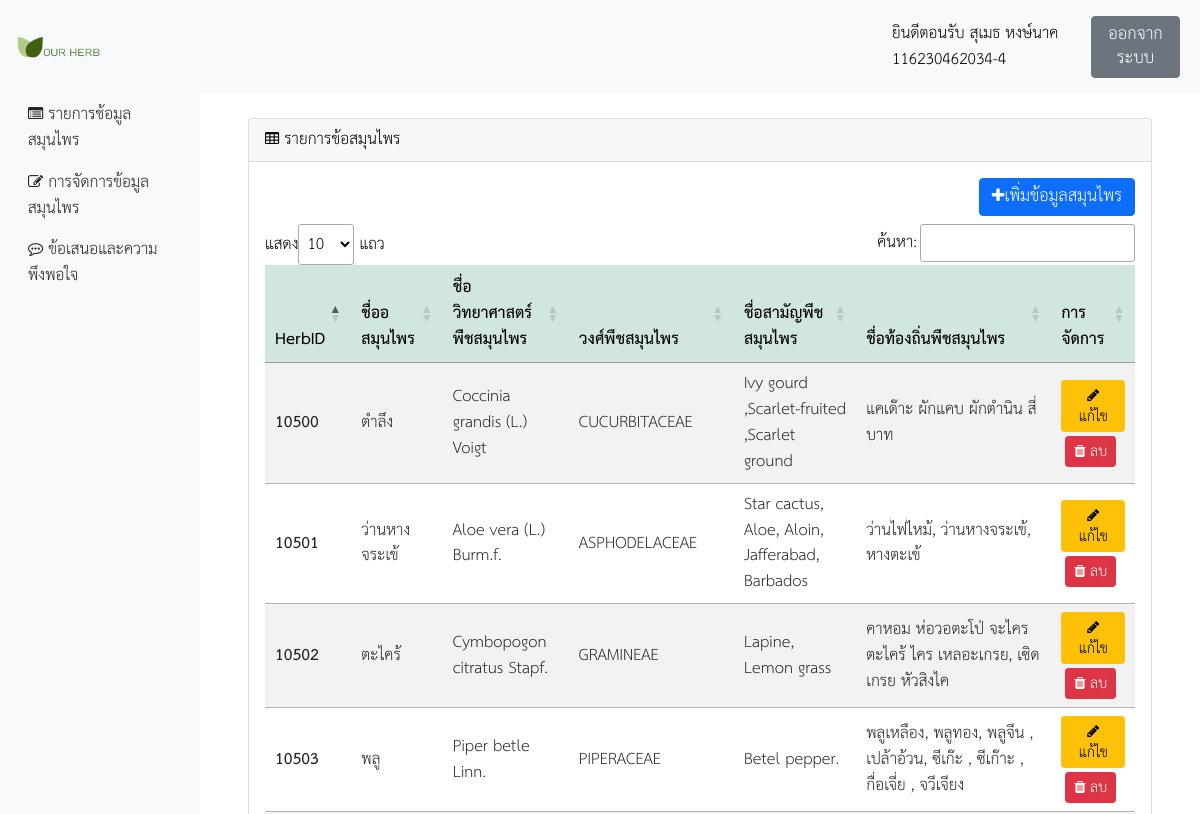
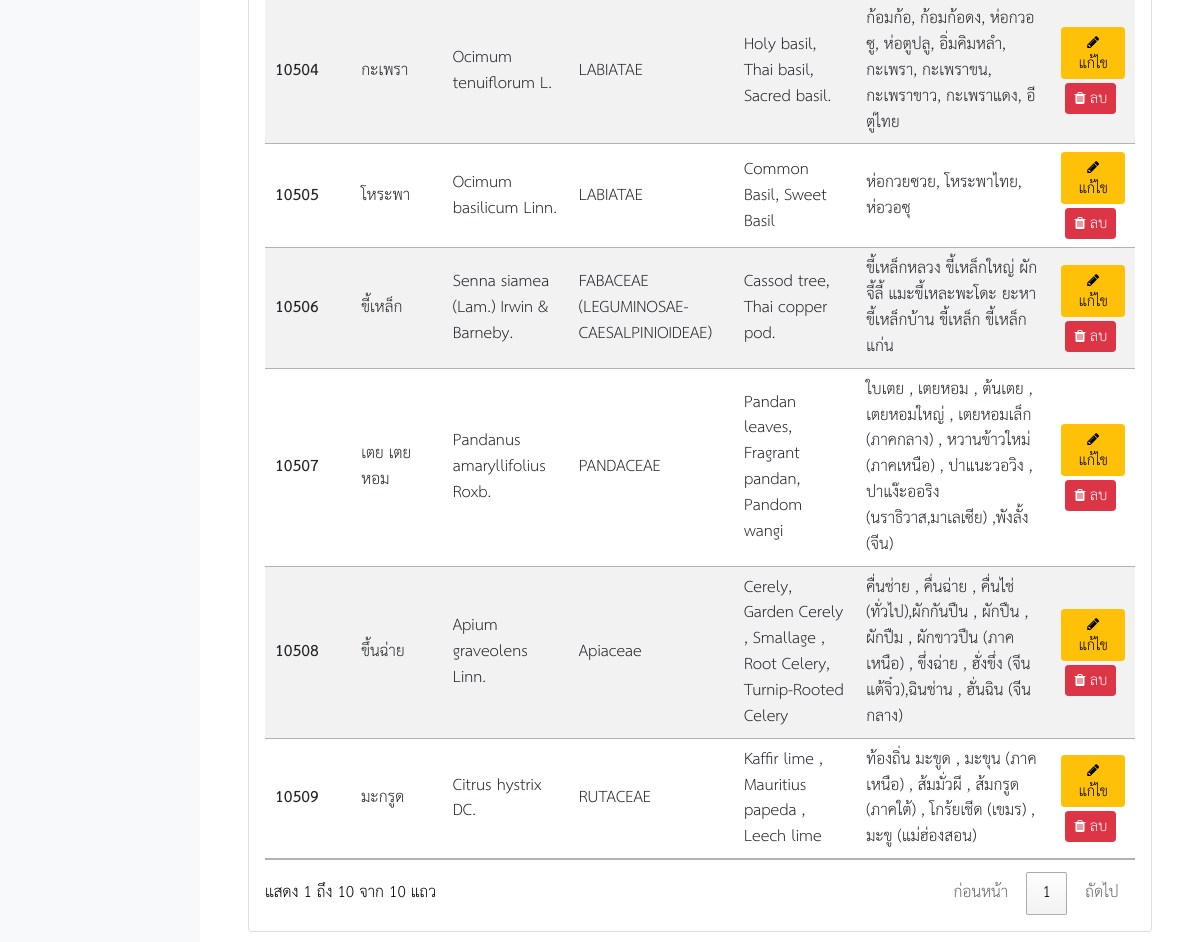
Screenshot of /backup/devPDO/index.php (signed in) with the database file from the repository (2 pictures, top to bottom).
### tables this page shows
CREATE TABLE `herbname` (
  `herbID` int(11) NOT NULL,
  `nameShow` varchar(100) DEFAULT '',
  `herbImg` varchar(255) DEFAULT '',
  `scienceName` varchar(255) DEFAULT '',
  `familyHerb` varchar(255) DEFAULT '',
  `commonName` varchar(255) DEFAULT '',
  `localName` varchar(255) DEFAULT '',
  `created_at` timestamp NOT NULL DEFAULT current_timestamp()
);

### backup/devPDO/index.php (the view, shortened to what this page needs)
<!DOCTYPE html>
<html lang="en">
<head>
    <link rel="stylesheet" href="../bootstrap/css/bootstrap.min.css">
    <link rel="stylesheet" href="https://stackpath.bootstrapcdn.com/font-awesome/4.7.0/css/font-awesome.min.css">
    <link rel="stylesheet" href="https://cdn.datatables.net/1.11.3/css/jquery.dataTables.min.css">
    <link rel="stylesheet" href="../bootstrap/css/font.css">
    <link rel="stylesheet" href="../../herb/bootstrap/css/style.css">
</head>
<body>
    <?php require_once('../dev/db.php');?>
    <nav class="navbar navbar-light bg-light p-3">
        <div class="d-flex col-12 col-md-3 col-lg-2 mb-2 mb-lg-0 flex-wrap flex-md-nowrap justify-content-between">
            <img src="../img/web/LOGO_ourherb.png" alt="logoOURHERB"  width="45%" height="45%">
        </div>
        <?php
        if (isset($_SESSION['admin_login'])) { ?>
        <div class="col-12 col-md-5 col-lg-3 d-flex align-items-center justify-content-sm-center mt-3 mt-md-0">
            <span>ยินดีตอนรับ <?php echo $_SESSION['admin_login'];?></span>
            <a href="./logout.php" class="btn btn-secondary mx-1">ออกจากระบบ</a>
        </div>
        <?php }  ?>
    </nav>
    <div class="container-fluid">
        <div class="row">
        <nav id="sidebar" class="col-md-3 col-lg-2 d-md-block bg-light sidebar collapse">
                <div class="position-sticky">
                    <ul class="nav flex-column">
                        <li class="nav-item">
                            <a class="nav-link active text-dark" aria-current="page" href="#"><i class="fa fa-list-alt" aria-hidden="true"></i><span class="ml-2"> รายการช้อมูลสมุนไพร</span></a>
                        </li>
                        <li class="nav-item">
                            <a class="nav-link text-dark" href="#"><i class="fa fa-pencil-square-o" aria-hidden="true"></i><span class="ml-2"> การจัดการข้อมูลสมุนไพร</span></a>
                        </li>
                        <li class="nav-item">
                            <a class="nav-link text-dark" href="#"><i class="fa fa-commenting-o" aria-hidden="true"></i><span class="ml-2"> ข้อเสนอและความพึงพอใจ</span></a>
                        </li>
                    </ul>
                </div>
            </nav>
            <main class="col-md-9 ml-sm-auto col-lg-10 px-md-4 py-4">
                <div class="container-fluid">
                <?php
                if (isset($_SESSION['admin_login'])) { ?>
                    <div class="col-12 col-md-8 col-lg-12 flex-wrap">
                        <div class="card">
                            <div class="card-header"><i class="fa fa-table "></i> รายการข้อสมุนไพร</div>
                            <div class="card-body">
                                <div class="col-12 d-flex justify-content-end mb-2">
                                    <a href="./formEdit.php?action=createHerb" class="btn btn-primary"><i
                                            class="fa fa-plus" aria-hidden="true"></i>เพิ่มข้อมูลสมุนไพร</a>
                                </div>
                                <div class="table-responsive">
                                    <table id="myTable" class="table table-striped table-bg-secondary table-hover my-2 align-middle" >
                                        <thead class="table-success">
                                            <tr >
                                                <th scope="col" class="herbid">HerbID</th>
                                                <th scope="col" class="nameherb">ชื่ออสมุนไพร</th>
                                                <th scope="col">ชื่อวิทยาศาสตร์พืชสมุนไพร</th>
                                                <th scope="col">วงศ์พืชสมุนไพร</th>
                                                <th scope="col">ชื่อสามัญพืชสมุนไพร</th>
                                                <th scope="col">ชื่อท้องถิ่นพืชสมุนไพร</th>
                                                <th scope="col">การจัดการ</th>
                                            </tr>
                                        </thead>
                                        <tbody>
                                             <?php
                                            $stmt = $conn->prepare("SELECT* FROM herbname");
                                            $stmt->execute();
                                            $result = $stmt->fetchAll();
                                            foreach($result as $row) {
                                            ?>
                                            <tr >
                                                <th scope="row"><?php echo $row['herbID']; ?></th>
                                                <td><?php echo $row['nameShow']; ?></td>
                                                <td><?php echo $row['scienceName']; ?></td>
                                                <td><?php echo $row['familyHerb']; ?></td>
                                                <td><?php echo $row['commonName']; ?></td>
                                                <td><?php echo $row['localName']; ?></td>
                                                <td><a href="./formEdit.php?herbID=<?php echo $row['herbID']?>"
                                                        class="btn btn-sm btn-warning" type="edit"><i
                                                            class="fa fa-pencil " aria-hidden="true"></i> แก้ไข</a>
                                                    <a href="./delete.php?herbID=<?php echo $row['herbID']?>"
                                                        class="btn btn-sm btn-danger mt-1 mx-1" type="delete">
                                                        <i class="fa fa-trash " aria-hidden="true"></i> ลบ</a>
                                                </td>
                                            </tr>
                                            <?php } ?>
                                        </tbody>
                                    </table>
                                </div>
                            </div>
                        </div>
                    </div>
                    <?php }  ?>
                </div>
            </main>
</body>
</html>

### rows the page displays
herbname: herbID "10500", nameShow "ตำลึง", scienceName "Coccinia grandis (L.) Voigt", familyHerb "CUCURBITACEAE", commonName "Ivy gourd ,Scarlet-fruited ,Scarlet ground", localName "แคเด๊าะ ผักแคบ ผักตำนิน สี่บาท"
herbname: herbID "10501", nameShow "ว่านหางจระเข้", scienceName "Aloe vera (L.) Burm.f.", familyHerb "ASPHODELACEAE", commonName "Star cactus, Aloe, Aloin, Jafferabad, Barbados", localName "ว่านไฟไหม้, ว่านหางจระเข้, หางตะเข้"
herbname: herbID "10502", nameShow "ตะไคร้", scienceName "Cymbopogon citratus Stapf.", familyHerb "GRAMINEAE", commonName "Lapine, Lemon grass", localName "คาหอม ห่อวอตะโป่ จะไคร ตะไคร้ ไคร เหลอะเกรย, เซิดเกรย หัวสิงไค"
herbname: herbID "10503", nameShow "พลู", scienceName "Piper betle Linn.", familyHerb "PIPERACEAE", commonName "Betel pepper.", localName "พลูเหลือง, พลูทอง, พลูจีน , เปล้าอ้วน, ซีเก๊ะ , ซีเก๊าะ , กื่อเจี่ย , จวีเจียง"
herbname: herbID "10504", nameShow "กะเพรา", scienceName "Ocimum tenuiflorum L.", familyHerb "LABIATAE", commonName "Holy basil, Thai basil, Sacred basil.", localName "ก้อมก้อ, ก้อมก้อดง, ห่อกวอซู, ห่อตูปลู, อิ่มคิมหลำ, กะเพรา, กะเพราขน, กะเพราขาว, กะเพราแดง, อีตู่ไทย"
herbname: herbID "10505", nameShow "โหระพา", scienceName "Ocimum basilicum Linn.", familyHerb "LABIATAE", commonName "Common Basil, Sweet Basil", localName "ห่อกวยซวย, โหระพาไทย, ห่อวอซุ"
herbname: herbID "10506", nameShow "ขี้เหล็ก", scienceName "Senna siamea (Lam.) Irwin & Barneby.", familyHerb "FABACEAE (LEGUMINOSAE-CAESALPINIOIDEAE)", commonName "Cassod tree, Thai copper pod.", localName "ขี้เหล็กหลวง ขี้เหล็กใหญ่ ผักจี้ลี้ แมะขี้เหละพะโดะ ยะหา ขี้เหล็กบ้าน ขี้เหล็ก ขี้เหล็กแก่น"
herbname: herbID "10507", nameShow "เตย เตยหอม", scienceName "Pandanus amaryllifolius Roxb.", familyHerb "PANDACEAE", commonName "Pandan leaves, Fragrant pandan, Pandom wangi", localName "ใบเตย , เตยหอม , ต้นเตย , เตยหอมใหญ่ , เตยหอมเล็ก (ภาคกลาง) , หวานข้าวใหม่ (ภาคเหนือ) , ปาแนะวอวิง , ปาแง๊ะออริง (นราธิวาส,มาเลเซีย) ,พังลั้ง (จีน)"
herbname: herbID "10508", nameShow "ขึ้นฉ่าย", scienceName "Apium graveolens Linn.", familyHerb "Apiaceae", commonName "Cerely, Garden Cerely , Smallage , Root Celery, Turnip-Rooted Celery", localName "คื่นช่าย , คื่นฉ่าย , คื่นไช่ (ทั่วไป),ผักกันปืน , ผักปืน , ผักปืม , ผักขาวปืน (ภาคเหนือ) , ขึ่งฉ่าย , ฮั่งขึ่ง (จีนแต้จิ๋ว),ฉินช่าน , ฮั่นฉิน (จีนกลาง)"
herbname: herbID "10509", nameShow "มะกรูด", scienceName "Citrus hystrix DC.", familyHerb "RUTACEAE", commonName "Kaffir lime , Mauritius papeda , Leech lime", localName "ท้องถิ่น มะขูด , มะขุน (ภาคเหนือ) , ส้มมั่วผี , ส้มกรูด (ภาคใต้) , โกร้ยเชีด (เขมร) , มะขู (แม่ฮ่องสอน)"

### other values shown
$_SESSION['admin_login'] "สุเมธ หงษ์นาค 116230462034-4"
